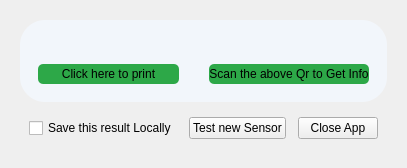
         <widget class="QWidget" name="FinalPage">
          <layout class="QHBoxLayout" name="horizontalLayout_2">
           <item>
            <widget class="QFrame" name="subFrame_5">
             <property name="frameShape">
              <enum>QFrame::NoFrame</enum>
             </property>
             <property name="frameShadow">
              <enum>QFrame::Raised</enum>
             </property>
             <layout class="QVBoxLayout" name="verticalLayout_21">
              <item>
               <widget class="QFrame" name="subFrame_6">
                <property name="sizePolicy">
                 <sizepolicy hsizetype="Preferred" vsizetype="MinimumExpanding">
                  <horstretch>0</horstretch>
                  <verstretch>0</verstretch>
                 </sizepolicy>
                </property>
                <property name="styleSheet">
                 <string notr="true">background-color: rgb(242, 246, 251);
border-radius:25px;</string>
                </property>
                <property name="frameShape">
                 <enum>QFrame::NoFrame</enum>
                </property>
                <property name="frameShadow">
                 <enum>QFrame::Raised</enum>
                </property>
                <layout class="QHBoxLayout" name="horizontalLayout_34">
                 <item>
                  <widget class="QFrame" name="leftSubFrame_3">
                   <property name="frameShape">
                    <enum>QFrame::StyledPanel</enum>
                   </property>
                   <property name="frameShadow">
                    <enum>QFrame::Raised</enum>
                   </property>
                   <layout class="QVBoxLayout" name="verticalLayout_5">
                    <item>
                     <widget class="QLabel" name="pdfLabel">
                      <property name="styleSheet">
                       <string notr="true">QLabel {
	
	image: url(:/pdf/assets/pdf.svg);
    min-width: 20%;
    min-height: 20%;
}</string>
                      </property>
                      <property name="text">
                       <string/>
                      </property>
                     </widget>
                    </item>
                    <item>
                     <widget class="QPushButton" name="pdfButton">
                      <property name="minimumSize">
                       <size>
                        <width>20</width>
                        <height>20</height>
                       </size>
                      </property>
                      <property name="sizeIncrement">
                       <size>
                        <width>0</width>
                        <height>0</height>
                       </size>
                      </property>
                      <property name="layoutDirection">
                       <enum>Qt::LeftToRight</enum>
                      </property>
                      <property name="styleSheet">
                       <string notr="true">background-color: rgb(45, 168, 72);
border-radius:5px;</string>
                      </property>
                      <property name="text">
                       <string>Click here to print</string>
                      </property>
                     </widget>
                    </item>
                   </layout>
                  </widget>
                 </item>
                 <item>
                  <widget class="QFrame" name="subFrame_7">
                   <property name="sizePolicy">
                    <sizepolicy hsizetype="Maximum" vsizetype="Maximum">
                     <horstretch>0</horstretch>
                     <verstretch>0</verstretch>
                    </sizepolicy>
                   </property>
                   <property name="frameShape">
                    <enum>QFrame::StyledPanel</enum>
                   </property>
                   <property name="frameShadow">
                    <enum>QFrame::Raised</enum>
                   </property>
                  </widget>
                 </item>
                 <item>
                  <widget class="QFrame" name="rightSubFrame_2">
                   <property name="frameShape">
                    <enum>QFrame::StyledPanel</enum>
                   </property>
                   <property name="frameShadow">
                    <enum>QFrame::Raised</enum>
                   </property>
                   <layout class="QVBoxLayout" name="verticalLayout_6">
                    <item>
                     <widget class="QLabel" name="qrCodeLabel">
                      <property name="styleSheet">
                       <string notr="true">QLabel {
	image: url(:/qrCode/assets/qrCode.svg);
    min-width: 20%;
    min-height: 20%;
}</string>
                      </property>
                      <property name="text">
                       <string/>
                      </property>
                     </widget>
                    </item>
                    <item>
                     <widget class="QPushButton" name="qRCodeButton">
                      <property name="minimumSize">
                       <size>
                        <width>20</width>
                        <height>20</height>
                       </size>
                      </property>
                      <property name="styleSheet">
                       <string notr="true">background-color: rgb(45, 168, 72);
border-radius:5px;</string>
                      </property>
                      <property name="text">
                       <string>Scan the above Qr to Get Info</string>
                      </property>
                     </widget>
                    </item>
                   </layout>
                  </widget>
                 </item>
                </layout>
               </widget>
              </item>
              <item>
               <widget class="QFrame" name="subFrame_8">
                <property name="minimumSize">
                 <size>
                  <width>50</width>
                  <height>0</height>
                 </size>
                </property>
                <property name="maximumSize">
                 <size>
                  <width>16777215</width>
                  <height>50</height>
                 </size>
                </property>
                <property name="frameShape">
                 <enum>QFrame::NoFrame</enum>
                </property>
                <property name="frameShadow">
                 <enum>QFrame::Raised</enum>
                </property>
                <layout class="QHBoxLayout" name="horizontalLayout_3">
                 <item>
                  <widget class="QCheckBox" name="saveResultCheckBox">
                   <property name="styleSheet">
                    <string notr="true">color:black;</string>
                   </property>
                   <property name="text">
                    <string>Save this result Locally</string>
                   </property>
                  </widget>
                 </item>
                 <item>
                  <widget class="QFrame" name="dummyFrame_10">
                   <property name="frameShape">
                    <enum>QFrame::NoFrame</enum>
                   </property>
                   <property name="frameShadow">
                    <enum>QFrame::Raised</enum>
                   </property>
                  </widget>
                 </item>
                 <item>
                  <widget class="QPushButton" name="testNewSensorButton">
                   <property name="styleSheet">
                    <string notr="true">color:black;</string>
                   </property>
                   <property name="text">
                    <string>Test new Sensor</string>
                   </property>
                  </widget>
                 </item>
                 <item>
                  <widget class="QFrame" name="dummyFrame_9">
                   <property name="frameShape">
                    <enum>QFrame::NoFrame</enum>
                   </property>
                   <property name="frameShadow">
                    <enum>QFrame::Raised</enum>
                   </property>
                  </widget>
                 </item>
                 <item>
                  <widget class="QPushButton" name="closeAppButton_2">
                   <property name="styleSheet">
                    <string notr="true">color:black;</string>
                   </property>
                   <property name="text">
                    <string>Close App</string>
                   </property>
                   <property name="icon">
                    <iconset resource="assets.qrc">
                     <normaloff>:/settings/assets/close.svg</normaloff>:/settings/assets/close.svg</iconset>
                   </property>
                  </widget>
                 </item>
                </layout>
               </widget>
              </item>
             </layout>
            </widget>
           </item>
          </layout>
         </widget>
